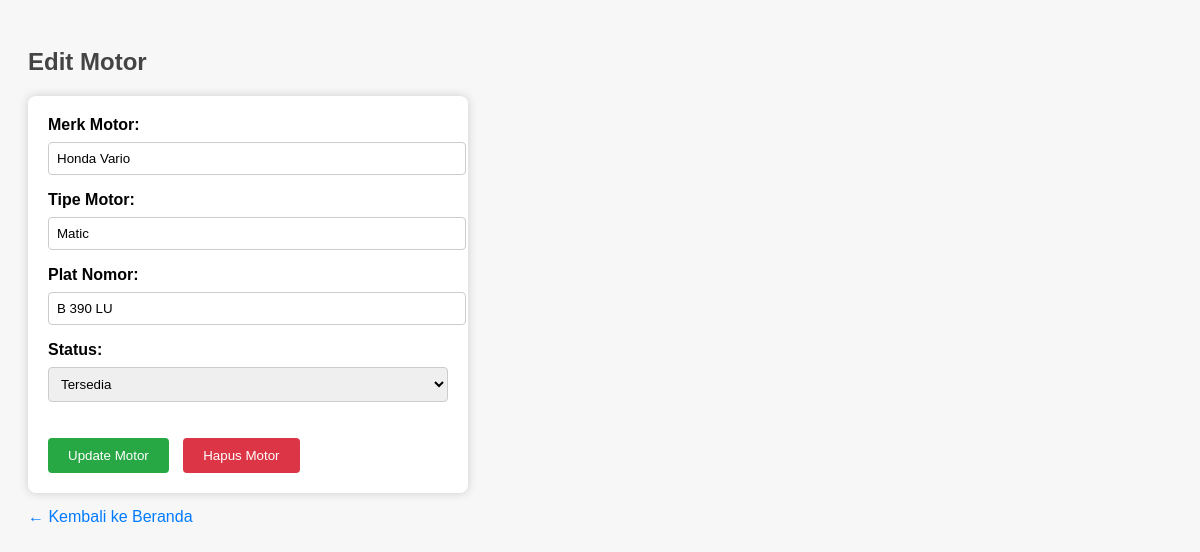
/rental_motor/view/edit_motor.php?id=1, run on the app's committed database.
### tables this page shows
CREATE TABLE `motors` (
  `id` int(11) NOT NULL,
  `merk` varchar(100) DEFAULT NULL,
  `plat_nomor` varchar(20) DEFAULT NULL,
  `status` enum('tersedia','dipinjam') DEFAULT 'tersedia',
  `tipe` varchar(100) DEFAULT NULL
);

### rental_motor/config/db.php (called while the page is built, shortened)
<?php
class Database{
    public function __construct(){
        $host = 'localhost';
        $db = 'rental_motor';
        $user = 'root';
        $pass = '';
        try{
            $this->conn = new PDO("mysql:host=$host;dbname=$db", $user, $pass);
        } catch (PDOException $e){
            die("Connection failed: " . $e->getMessage());
        }
    }
}
?>

### rental_motor/class/Motor.php (called while the page is built, shortened)
<?php
require_once __DIR__ . '/../config/db.php';
class Motor {
    private $conn;
    public function __construct() {
        $db = new Database();
        $this->conn = $db->conn;
    }
    public function getById($id) {
        $stmt = $this->conn->prepare("SELECT * FROM motors WHERE id = ?");
        $stmt->execute([$id]);
        return $stmt->fetch(PDO::FETCH_ASSOC);
    }
}
?>

### rental_motor/view/edit_motor.php (the view, shortened to what this page needs)
<?php
require_once '../class/Motor.php';
$motor = new Motor();
$id = isset($_GET['id']) ? $_GET['id'] : null;
$motor_data = $id ? $motor->getById($id) : null;
?>
<!DOCTYPE html>
<html lang="id">
<head>
</head>
<body>
<h2>Edit Motor</h2>
<form action="" method="post">
    <label for="merk">Merk Motor:</label>
    <input type="text" name="merk" id="merk" value="<?= htmlspecialchars($motor_data['merk']) ?>" required>
    <label for="tipe">Tipe Motor:</label>
    <input type="text" name="tipe" id="tipe" value="<?= htmlspecialchars($motor_data['tipe']) ?>" required>
    <label for="plat_nomor">Plat Nomor:</label>
    <input type="text" name="plat_nomor" id="plat_nomor" value="<?= htmlspecialchars($motor_data['plat_nomor']) ?>" required>
    <label for="status">Status:</label>
    <select name="status" id="status" required>
        <option value="tersedia" <?= $motor_data['status'] == 'tersedia' ? 'selected' : '' ?>>Tersedia</option>
    </select>
    <div style="margin-top: 20px;">
        <button type="submit" name="update" class="update-btn">Update Motor</button>
        <button type="submit" name="delete" class="delete-btn" onclick="return confirm('Apakah Anda yakin ingin menghapus motor ini?')">Hapus Motor</button>
    </div>
</form>
<a href="../index.php">← Kembali ke Beranda</a>
</body>
</html>

### rental_motor/view/edit_motor.php (style rules this page uses)
body { font-family: Arial; padding: 20px; background-color: #f7f7f7; }
h2 { color: #444; }
form { max-width: 400px; background: #fff; padding: 20px; border-radius: 8px; box-shadow: 0 0 10px #ccc; }
label { display: block; margin-bottom: 8px; font-weight: bold; }
input[type="text"], select { width: 100%; padding: 8px; margin-bottom: 16px; border: 1px solid #ccc; border-radius: 4px; }
button { padding: 10px 20px; color: #fff; border: none; border-radius: 4px; cursor: pointer; margin-right: 10px; }
.update-btn { background-color: #28a745; }
.delete-btn { background-color: #dc3545; }
a { display: inline-block; margin-top: 15px; text-decoration: none; color: #007bff; }

### data on the page
motors: merk "Honda Vario", tipe "Matic", plat_nomor "B 390 LU", status "Tersedia"
